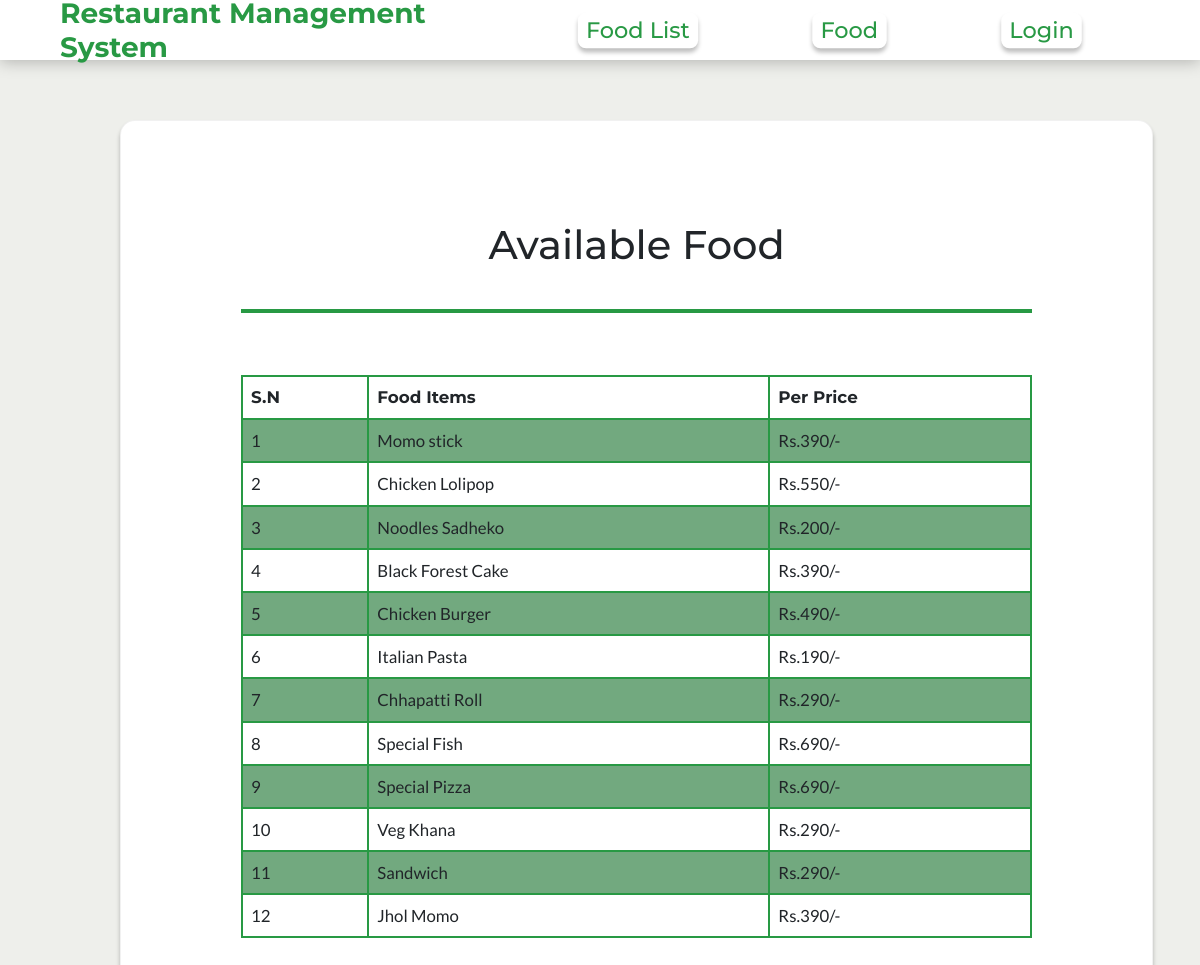
The app's page /foodlist/ with its own data.
### rms_app/models.py (models this page shows, shortened)
class Food(models.Model):
    food_item = models.CharField(max_length=100)
    per_price = models.PositiveIntegerField()
    food_img = models.ImageField(default="default_food.jpg", upload_to="food_pics")

### rms_app/views.py (the view)
# urls.py: path("foodlist/", FoodListView.as_view(), name="rms-foodlist"),
class FoodListView(ListView):
    model = Food
    template_name = "rms_app/foodlist.html"  # by default - app/model_viewtype.html
    context_object_name = "food_obj"

### rms_app/templates/rms_app/foodlist.html (shortened to what this page needs)
{% extends "rms_app/base.html" %}
{% block content %}
{% load static %}
<div class='foodtable'>
  <section id="food-section">
    {% if food_obj %}
    <h1 class="avail">Available Food</h1>
    <br>
    <div class="table">
      <table style="font-size:1.05rem;">
        <tr style="font-family: Montserrat">
          <th>S.N</th>
          <th>Food Items</th>
          <th>Per Price </th>
        </tr>
        {% for food_item in food_obj  %}
        <tr>
          <td>{{ food_item.id}}</td>
          <td>{{ food_item.food_item}}</td>
          <td>Rs.{{ food_item.per_price}}/-&emsp;
          </td>
        </tr>
        {% endfor %}
      </table>
    </div>
    {% endif %}
  </section>
</div>
  {% endblock content %}

### rms_app/static/rms_app/main.css (style rules this page uses)
html { scroll-behavior: smooth; }
* { border: 0; margin: 0; box-sizing: border-box; font-family: "Montserrat", "Lato" sans-serif; }
body { height:100%; background-color: var(--bg-color); }
:root { --green-color: #289944; --column-color: #4f9460cc; --bg-color: #eeefeb; --img-color: #616a76; --content-color: #040f0f; --head-font: "Montserrat", sans-serif; --text-font: "Lato", sans-serif; --shadow: 0px 4px 4px 0px rgba(0, 0, 0, 0.25); }
.foodtable { background: transparent; padding: 0px 120px ; border: 1px solid #dddddd; position: relative; top:120px; left:120px; margin-bottom: 20px; text-align: center; width:86.1%; height:220vh; border-radius: 15px; background-color: white; border: 1px solid #22222210; box-shadow: var(--shadow); }
#food-section { text-align: center; align-items: center; justify-content: center; padding-top: 100px; }
.avail { font-family: var(--head-font); width: 100%; font-style: normal; border-bottom: 4px solid; padding-bottom: 40px; border-color: var(--green-color); }
table { margin-top: 30px; margin-bottom: 30px; font-family: var(--text-font); border-collapse: collapse; width: 100%; z-index: 50px; }
td, th { border: 2px solid var(--green-color); border-collapse: collapse; text-align: left; padding: 8px; }
tr:nth-child(even) { background-color: var(--column-color); }

### records on screen
Food: id "1", food_item "Momo stick", per_price "390"
Food: id "2", food_item "Chicken Lolipop", per_price "550"
Food: id "3", food_item "Noodles Sadheko", per_price "200"
Food: id "4", food_item "Black Forest Cake", per_price "390"
Food: id "5", food_item "Chicken Burger", per_price "490"
Food: id "6", food_item "Italian Pasta", per_price "190"
Food: id "7", food_item "Chhapatti Roll", per_price "290"
Food: id "8", food_item "Special Fish", per_price "690"
Food: id "9", food_item "Special Pizza", per_price "690"
Food: id "10", food_item "Veg Khana", per_price "290"
Food: id "11", food_item "Sandwich", per_price "290"
Food: id "12", food_item "Jhol Momo", per_price "390"
